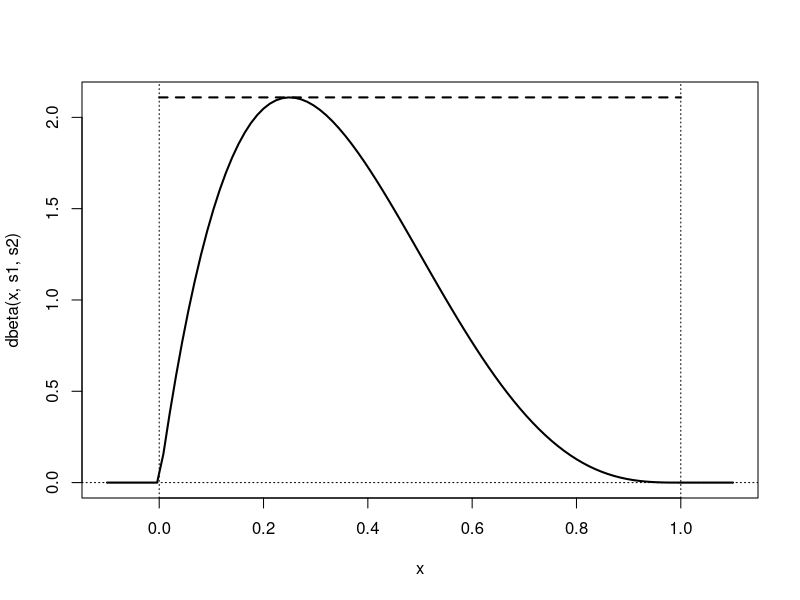
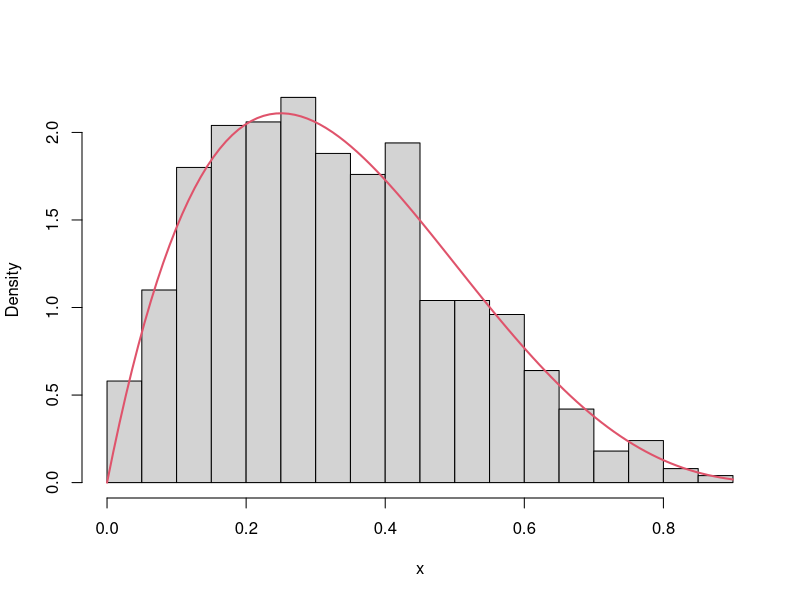
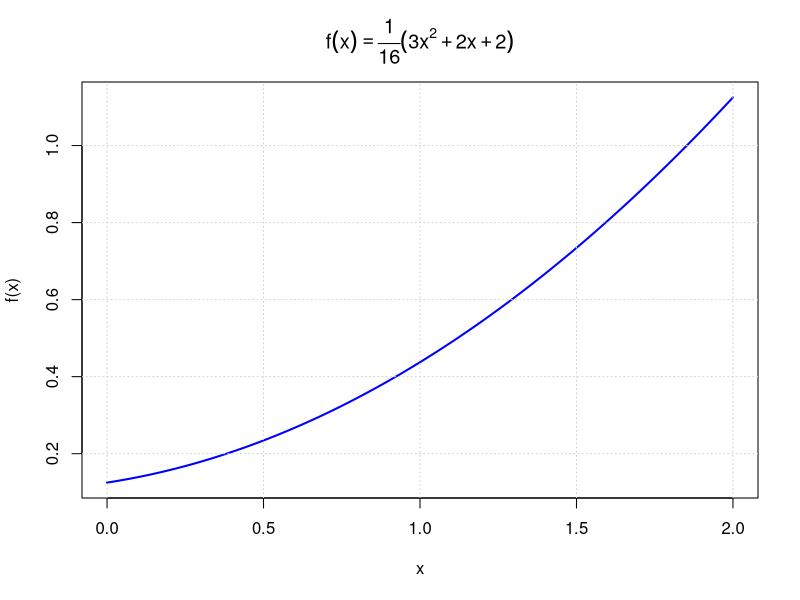
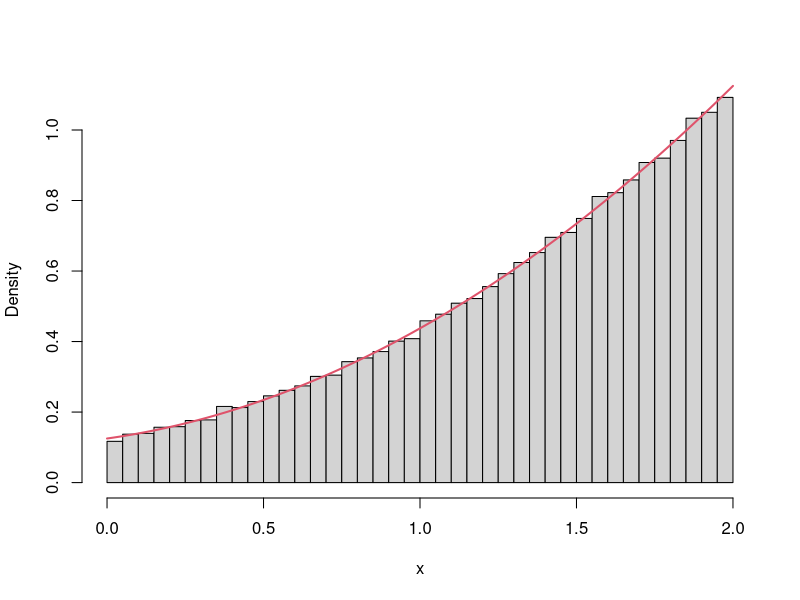
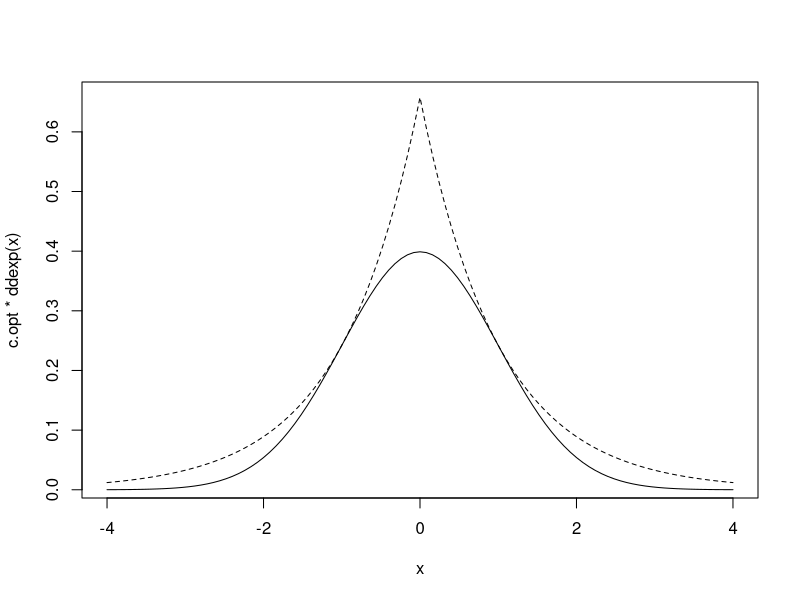
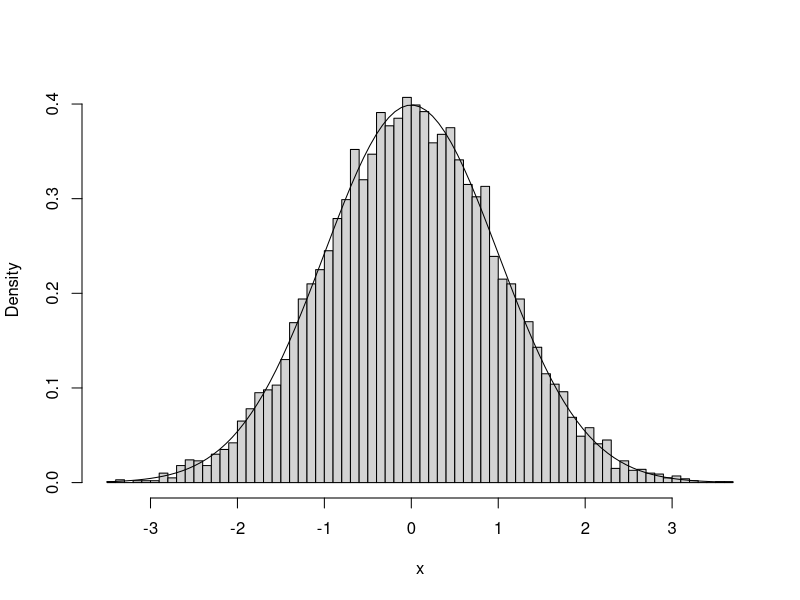

Write the R code that produced these figures, in order.
# Método de aceptación rechazo
#   Se trata de un método universal alternativo al de inversión para el caso de que no
#   se pueda emplear la función cuartil, pero se dispone de una expresión para la función
#   de densidad objetivo

# La idea es simular una variable aleatoria bidimensional (X,Y) con distribución uniforme 
# en el hipografo de f 

# Para simular una distribución uniforme en el hipografo A_f lo que se hace es utilizar
# una variable aleatoria auxiliar T con función de densidad g, similar a f y fácil de simular,
# y una constante c > 0 que verifica

#       f(x) <= c*g(x) forall x \in R

# ----------ALGORITMO -----------
#   f es la densidad objetivo y g es una densidad auxiliar (fácil de simular y similar a f) tq
#       f(x) <= c*g(x) forall x \in R

# Algrotimo 4.3 (Método de aceptación-rechazo; Von Neuman, 1951)
#   1.- Generar U ~ U(0,1)
#   2.- Generar T ~ g
#   3.- Si c * U * g(T) <= f(T) devolver X = T en caso contrario volver al paso 1

# Para densidades acotada en un intervalo cerrado, con f acotada superiormente
# c = M(b-a) y g(x) = 1/(b-a) 

# Algoritmo:
# 1. Generar U,V ~ U(0,1)
# 2. Hacer T = a + (b-a)V
# 3. Si M * U <= f(T) devolver X = T sino regresar a 1


# Ejemplo 4.2 (Simulación de una beta a partir de una uniforme)

# Densidad objetivo beta (línea continua) y densidad auxiliar uniforme reescalada
# (linea descontinua)

# densidad objetivo: dbeta
# densidad auxiliar: dunif
s1 <- 2
s2 <- 4
curve(dbeta(x, s1, s2), -0.1, 1.1, lwd = 2)
m <- dbeta((s1 - 1)/(s1 + s2 - 2), s1, s2) #Cota
# abline(h = m, lty = 2)
segments(0, m, 1, m, lty = 2, lwd = 2)
abline(v = 0, lty = 3)
abline(v = 1, lty = 3)
abline(h = 0, lty = 3)

# Método aceptación-rechazo para simular valores de la densidad objetivo
ngen <- 0 

rbeta2 <- function(s1 = 2, s2 = 2) {
  # Simulación por aceptación-rechazo
  # Beta a partir de uniforme
  m <- dbeta((s1 - 1)/(s1 + s2 - 2), s1, s2)
  while (TRUE) {
    u <- runif(1)
    x <- runif(1)
    ngen <<- ngen+1
    if (m*u <= dbeta(x, s1, s2)) return(x)
  }
}

rbeta2n <- function(n = 1000, s1 = 2, s2 = 2) {
  # Simulación n valores Beta(s1, s2)
  x <- numeric(n)
  for(i in 1:n) x[i]<-rbeta2(s1, s2)
  return(x)
}

# Generamos una muestra de 1000 observaciones de una Beta(2,4)
set.seed(1)
nsim <- 1000
ngen <- 0
system.time(x <- rbeta2n(nsim, s1, s2))

# Para analizar la eficiencia se puede emplear el número de generaciones
# de la distribucion auxiliar
{cat("Número de generaciones = ", ngen)
  cat("\nNúmero medio de generaciones = ", ngen/nsim)
  cat("\nProporción de rechazos = ", 1-nsim/ngen, "\n")}

# Representamos la distribucion de los valores generados y comparamos con
# la densidad teórica
hist(x, breaks = "FD", freq = FALSE, main = "")
curve(dbeta(x, s1, s2), col = 2, lwd = 2, add = TRUE)

# Ejemplo funcion cuadratica
# Definir la función
f <- function(x) {
  return((1/16) * (3 * x^2 + 2 * x + 2))
}

# Crear un vector de valores de x de 0 a 2
x <- seq(0, 2, by = 0.01)

# Calcular los valores de y correspondientes
y <- f(x)

# Graficar la función
plot(x, y, type = 'l', col = 'blue', lwd = 2,
     main = expression(f(x) == frac(1, 16) * (3 * x^2 + 2 * x + 2)),
     xlab = 'x', ylab = 'f(x)',
     xlim = c(0, 2))
grid()

ngen <- 0 

rf2 <- function() {
  # Simulación por aceptación-rechazo
  m <- f(2)
  while (TRUE) {
    u <- runif(1)
    x <- runif(1,0,2)
    ngen <<- ngen+1
    if (m*u <= f(x)) return(x)
  }
}

rf2n <- function(n = 1000) {
  # Simulación n valores Beta(s1, s2)
  x <- numeric(n)
  for(i in 1:n) x[i]<-rf2()
  return(x)
}

set.seed(1)
nsim <- 100000
ngen <- 0
system.time(x <- rf2n(nsim))

{cat("Número de generaciones = ", ngen)
  cat("\nNúmero medio de generaciones = ", ngen/nsim)
  cat("\nProporción de rechazos = ", 1-nsim/ngen, "\n")}

hist(x, breaks = "FD", freq = FALSE, main = "")
curve(f(x), col = 2, lwd = 2, add = TRUE)


# EJEMPLO: Simulación de una normal estandar

ddexp <- function(x, lambda = 1){
  # Densidad doble exponencial
  lambda*exp(-lambda*abs(x))/2
}

rdexp <- function(lambda = 1){
  # Simulación por inversión
  # Doble exponencial
  u <- runif(1)
  if (u<0.5) {
    return(log(2*u)/lambda)
  } else {
    return(-log(2*(1-u))/lambda)
  }
}

rdexpn <- function(n = 1000, lambda = 1) {
  # Simulación n valores de doble exponencial
  x <- numeric(n)
  for(i in 1:n) x[i]<-rdexp(lambda)
  return(x)
}

# Densidad objetivo (normal estándar, linea continua) y densidad auxiliar (doble exponencial,
# línea discontinua) reescalada
# densidad objetivo: dnorm
# densidad auxiliar: ddexp
c.opt <- sqrt(2*exp(1)/pi)
lambda.opt <- 1
curve(c.opt * ddexp(x), xlim = c(-4, 4), lty = 2)
curve(dnorm, add = TRUE)

# Aproximando cota optima de manera numérica en lugar de analítica
# NOTA: Cuidado con los límites
# optimize(f = function(x) dnorm(x)/ddexp(x), maximum = TRUE, interval = c(-0.5,0.5))
optimize(f = function(x) dnorm(x)/ddexp(x), maximum = TRUE, interval = c(0, 2))

# Recordemos que para establecer la condicion de rechazo tenemos
# c * U * g(T) <= f(T)

ngen <- 0

rnormAR <- function() {
  # Simulación por aceptación-rechazo
  # Normal estandar a partir de doble exponencial
  c.opt <- sqrt(2*exp(1)/pi)
  lambda.opt <- 1
  while (TRUE) {
    u <- runif(1)
    x <- rdexp(lambda.opt) # rdexpn(1, lambda.opt)
    ngen <<- ngen + 1 # Comentar esta línea para uso normal
    # if (u*exp((x^2+1)*0.5-abs(x)) <= 1) return(x)
    if (c.opt * u * ddexp(x, lambda.opt) <= dnorm(x)) return(x)
  }
}

rnormARn <- function(n = 1000) {
  # Simulación n valores N(0,1)
  x <- numeric(n)
  for(i in 1:n) x[i] <- rnormAR()
  return(x)
}

# Generamos 10000 observaciones
set.seed(1)
nsim <- 10^4
ngen <- 0
system.time(x <- rnormARn(nsim))

# Evaluamos la eficiencia
{cat("Número de generaciones = ", ngen)
  cat("\nNúmero medio de generaciones = ", ngen/nsim)
  cat("\nProporción de rechazos = ", 1-nsim/ngen, "\n")}

hist(x, breaks = "FD", freq = FALSE, main = "")
curve(dnorm, add = TRUE)